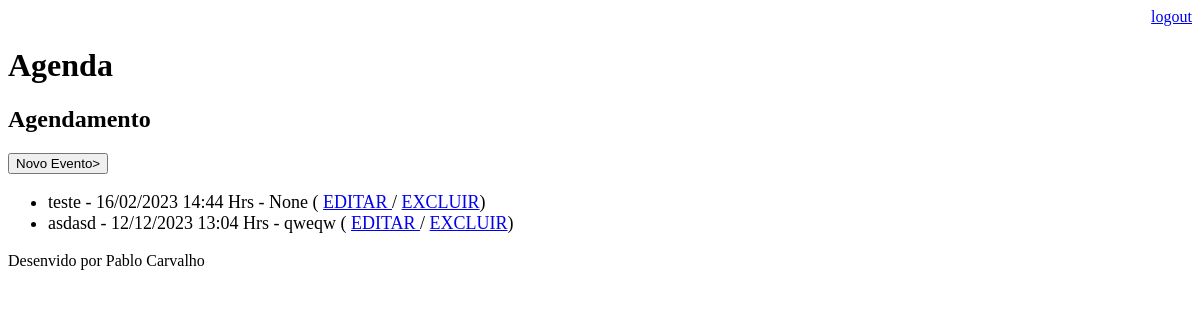
Page /agenda/ (signed in) on the earlier database version.
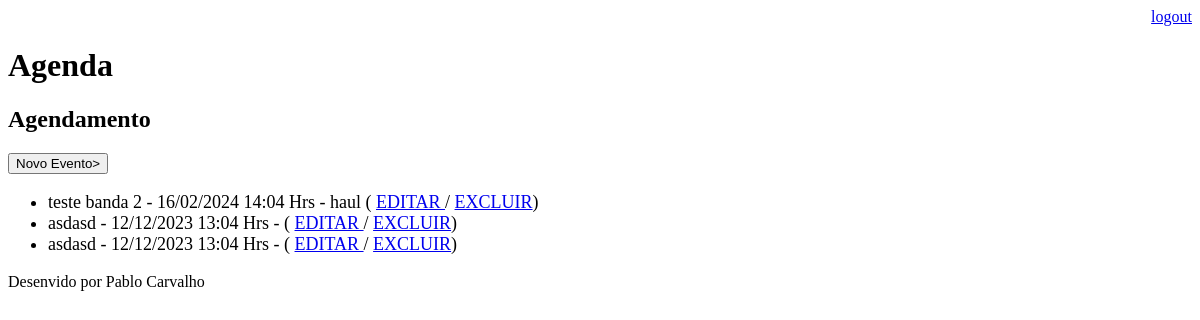
Same page on the later database version.
### core/models.py (models this page shows, shortened)
class Evento (models.Model):
    titulo = models.CharField(max_length=100)
    descricao = models.TextField(blank=True, null=True)
    data_evento = models.DateTimeField()
    data_descricao = models.DateTimeField(auto_now=True)
    usuario = models.ForeignKey(User, on_delete=models.CASCADE)
    local_evento = models.TextField(blank=True, null=True)
    class Meta:
        db_table = 'evento'
    def get_data_evento(self):
        return self.data_evento.strftime('%d/%m/%Y %H:%M Hrs')

### core/views.py (the view)
# urls.py: path('agenda/', views.lista_eventos),
@login_required(login_url='/login/')
def lista_eventos(request):
    usuario = request.user
    evento = Evento.objects.filter(usuario=usuario)
    dados = {'eventos' :evento}
    return render (request,'agenda.html', dados)

### templates/agenda.html (shortened to what this page needs)
{% extends "model-page.html" %}
 {% block content %}
    <h2>Agendamento</h2>
    <a href="evento/">
    <button type="button">Novo Evento></button>
    </a>
    <ul style="font-size: 18px">
        {% for evento in eventos %}
            <li>
                {{evento.titulo}} - {{evento.get_data_evento}} - {{evento.local_evento}}
                ( <a href ="evento/?id={{evento.id}}">EDITAR </a>
                / <a href="evento/delete/{{evento.id}}/"> EXCLUIR</a>)
        {% endfor %}
    </ul>
{% endblock %}

Differences in the rows shown:
changed Evento: titulo "teste" → "teste banda 2"; get_data_evento "16/02/2023 14:44 Hrs" → "16/02/2024 14:04 Hrs"; local_evento "None" → "haul"
changed Evento (number 2 of 3 on the later page): local_evento "qweqw" → (not shown)
added Evento: titulo "asdasd", get_data_evento "12/12/2023 13:04 Hrs"
